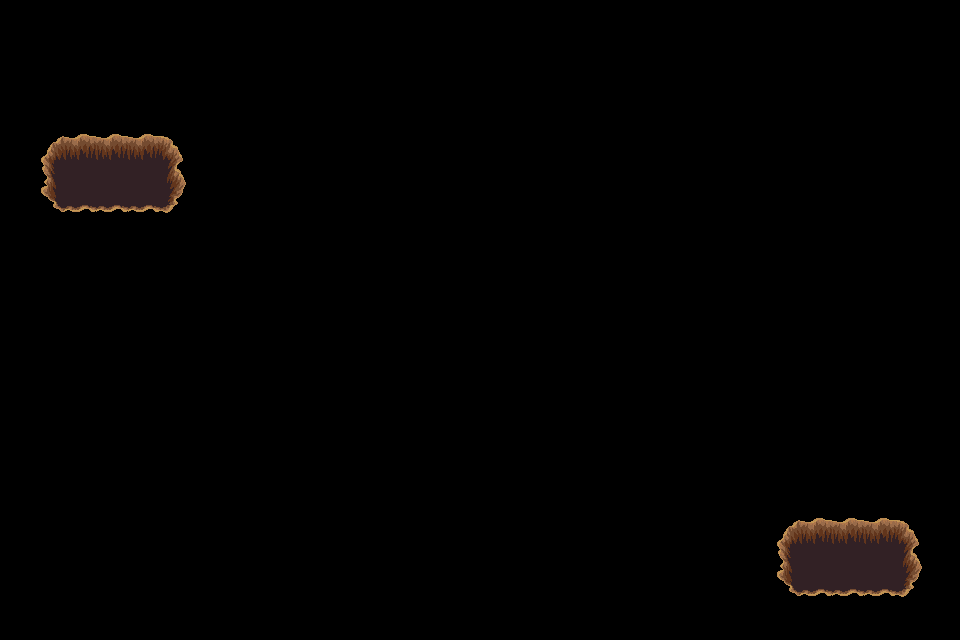

Below is a game level as drawn by its tile map, then a one-line description and the .tmx file that defines it, in full:
An orthogonal 30x20 tile map with 32x32 px tiles, 1 tile layer (trou), 2 tilesets.

<map version="1.4" tiledversion="1.4.3" orientation="orthogonal" renderorder="right-down" width="30" height="20" tilewidth="32" tileheight="32" infinite="0" nextlayerid="9" nextobjectid="1">
 <tileset firstgid="1" source="../../dungeon_green.tsx" />
 <tileset firstgid="530" source="../../dungeon.tsx" />
 <layer id="8" name="trou" width="30" height="20">
  <data encoding="csv">
0,0,0,0,0,0,0,0,0,0,0,0,0,0,0,0,0,0,0,0,0,0,0,0,0,0,0,0,0,0,
0,0,0,0,0,0,0,0,0,0,0,0,0,0,0,0,0,0,0,0,0,0,0,0,0,0,0,0,0,0,
0,0,0,0,0,0,0,0,0,0,0,0,0,0,0,0,0,0,0,0,0,0,0,0,0,0,0,0,0,0,
0,0,0,0,0,0,0,0,0,0,0,0,0,0,0,0,0,0,0,0,0,0,0,0,0,0,0,0,0,0,
0,432,433,433,433,434,0,0,0,0,0,0,0,0,0,0,0,0,0,0,0,0,0,0,0,0,0,0,0,0,
0,455,456,456,456,457,0,0,0,0,0,0,0,0,0,0,0,0,0,0,0,0,0,0,0,0,0,0,0,0,
0,478,479,479,479,480,0,0,0,0,0,0,0,0,0,0,0,0,0,0,0,0,0,0,0,0,0,0,0,0,
0,0,0,0,0,0,0,0,0,0,0,0,0,0,0,0,0,0,0,0,0,0,0,0,0,0,0,0,0,0,
0,0,0,0,0,0,0,0,0,0,0,0,0,0,0,0,0,0,0,0,0,0,0,0,0,0,0,0,0,0,
0,0,0,0,0,0,0,0,0,0,0,0,0,0,0,0,0,0,0,0,0,0,0,0,0,0,0,0,0,0,
0,0,0,0,0,0,0,0,0,0,0,0,0,0,0,0,0,0,0,0,0,0,0,0,0,0,0,0,0,0,
0,0,0,0,0,0,0,0,0,0,0,0,0,0,0,0,0,0,0,0,0,0,0,0,0,0,0,0,0,0,
0,0,0,0,0,0,0,0,0,0,0,0,0,0,0,0,0,0,0,0,0,0,0,0,0,0,0,0,0,0,
0,0,0,0,0,0,0,0,0,0,0,0,0,0,0,0,0,0,0,0,0,0,0,0,0,0,0,0,0,0,
0,0,0,0,0,0,0,0,0,0,0,0,0,0,0,0,0,0,0,0,0,0,0,0,0,0,0,0,0,0,
0,0,0,0,0,0,0,0,0,0,0,0,0,0,0,0,0,0,0,0,0,0,0,0,0,0,0,0,0,0,
0,0,0,0,0,0,0,0,0,0,0,0,0,0,0,0,0,0,0,0,0,0,0,0,432,433,433,433,434,0,
0,0,0,0,0,0,0,0,0,0,0,0,0,0,0,0,0,0,0,0,0,0,0,0,455,456,456,456,457,0,
0,0,0,0,0,0,0,0,0,0,0,0,0,0,0,0,0,0,0,0,0,0,0,0,478,479,479,479,480,0,
0,0,0,0,0,0,0,0,0,0,0,0,0,0,0,0,0,0,0,0,0,0,0,0,0,0,0,0,0,0
</data>
 </layer>
</map>
